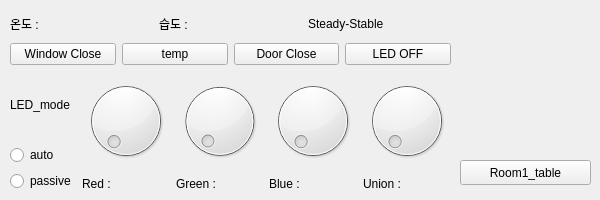
    <widget class="QWidget" name="tab_3">
     <attribute name="title">
      <string>      방1      </string>
     </attribute>
     <widget class="QWidget" name="verticalLayoutWidget_8">
      <property name="geometry">
       <rect>
        <x>10</x>
        <y>10</y>
        <width>441</width>
        <height>181</height>
       </rect>
      </property>
      <layout class="QVBoxLayout" name="verticalLayout_78">
       <item>
        <layout class="QVBoxLayout" name="verticalLayout_79">
         <item>
          <layout class="QHBoxLayout" name="horizontalLayout_38">
           <item>
            <widget class="QLabel" name="label_49">
             <property name="text">
              <string>온도 : </string>
             </property>
            </widget>
           </item>
           <item>
            <widget class="QLabel" name="label_50">
             <property name="text">
              <string>습도 : </string>
             </property>
            </widget>
           </item>
           <item>
            <widget class="QLabel" name="label_96">
             <property name="text">
              <string>Steady-Stable</string>
             </property>
            </widget>
           </item>
          </layout>
         </item>
        </layout>
       </item>
       <item>
        <layout class="QVBoxLayout" name="verticalLayout_80">
         <item>
          <layout class="QVBoxLayout" name="verticalLayout_81">
           <item>
            <layout class="QHBoxLayout" name="horizontalLayout_39">
             <item>
              <widget class="QPushButton" name="pushButton_61">
               <property name="text">
                <string>Window Close</string>
               </property>
              </widget>
             </item>
             <item>
              <widget class="QPushButton" name="pushButton_62">
               <property name="text">
                <string>temp</string>
               </property>
              </widget>
             </item>
             <item>
              <widget class="QPushButton" name="pushButton_63">
               <property name="text">
                <string>Door Close</string>
               </property>
              </widget>
             </item>
             <item>
              <widget class="QPushButton" name="pushButton_64">
               <property name="text">
                <string>LED OFF</string>
               </property>
              </widget>
             </item>
            </layout>
           </item>
          </layout>
         </item>
        </layout>
       </item>
       <item>
        <layout class="QVBoxLayout" name="verticalLayout_83">
         <item>
          <layout class="QHBoxLayout" name="horizontalLayout_41">
           <item>
            <layout class="QVBoxLayout" name="verticalLayout_84">
             <item>
              <widget class="QLabel" name="label_106">
               <property name="text">
                <string>LED_mode</string>
               </property>
              </widget>
             </item>
             <item>
              <widget class="QRadioButton" name="radioButton_15">
               <property name="text">
                <string>auto</string>
               </property>
              </widget>
             </item>
             <item>
              <widget class="QRadioButton" name="radioButton_16">
               <property name="text">
                <string>passive</string>
               </property>
              </widget>
             </item>
            </layout>
           </item>
           <item>
            <layout class="QHBoxLayout" name="horizontalLayout_42">
             <item>
              <layout class="QVBoxLayout" name="verticalLayout_85">
               <item>
                <widget class="QDial" name="dial_25"/>
               </item>
               <item>
                <widget class="QLabel" name="label_53">
                 <property name="text">
                  <string>Red : </string>
                 </property>
                </widget>
               </item>
              </layout>
             </item>
             <item>
              <layout class="QVBoxLayout" name="verticalLayout_86">
               <item>
                <widget class="QDial" name="dial_26"/>
               </item>
               <item>
                <widget class="QLabel" name="label_54">
                 <property name="text">
                  <string>Green :</string>
                 </property>
                </widget>
               </item>
              </layout>
             </item>
             <item>
              <layout class="QVBoxLayout" name="verticalLayout_87">
               <item>
                <widget class="QDial" name="dial_27"/>
               </item>
               <item>
                <widget class="QLabel" name="label_55">
                 <property name="text">
                  <string>Blue :</string>
                 </property>
                </widget>
               </item>
              </layout>
             </item>
             <item>
              <layout class="QVBoxLayout" name="verticalLayout_88">
               <item>
                <widget class="QDial" name="dial_28"/>
               </item>
               <item>
                <widget class="QLabel" name="label_56">
                 <property name="text">
                  <string>Union :</string>
                 </property>
                </widget>
               </item>
              </layout>
             </item>
            </layout>
           </item>
          </layout>
         </item>
        </layout>
       </item>
      </layout>
     </widget>
     <widget class="QWidget" name="verticalLayoutWidget_4">
      <property name="geometry">
       <rect>
        <x>460</x>
        <y>10</y>
        <width>131</width>
        <height>131</height>
       </rect>
      </property>
      <layout class="QVBoxLayout" name="verticalLayout_13">
       <item>
        <widget class="QLabel" name="label_115">
         <property name="text">
          <string/>
         </property>
        </widget>
       </item>
      </layout>
     </widget>
     <widget class="QPushButton" name="pushButton_117">
      <property name="geometry">
       <rect>
        <x>460</x>
        <y>160</y>
        <width>131</width>
        <height>25</height>
       </rect>
      </property>
      <property name="text">
       <string>Room1_table</string>
      </property>
     </widget>
    </widget>
